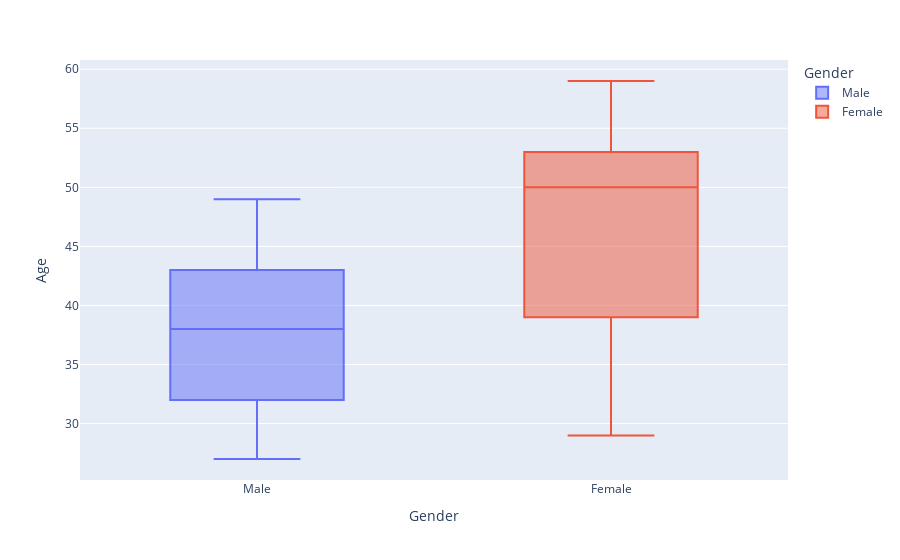
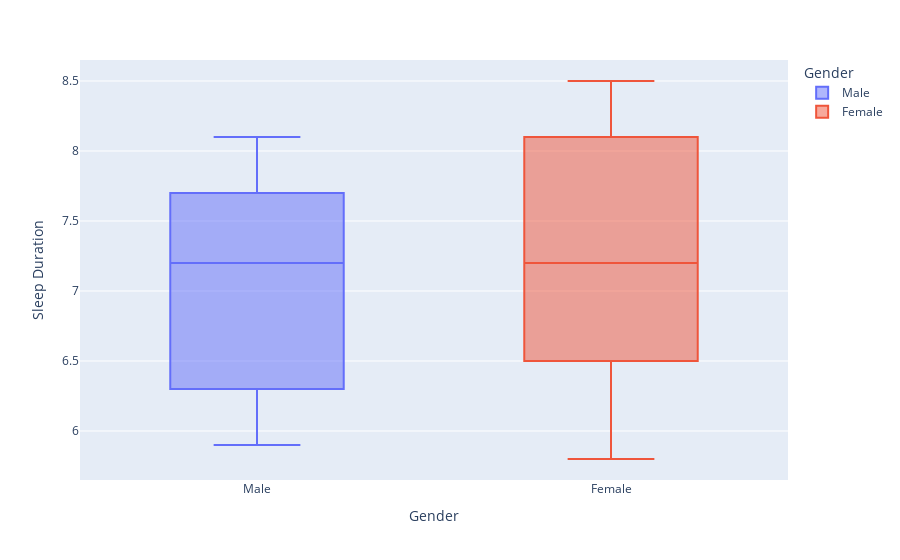
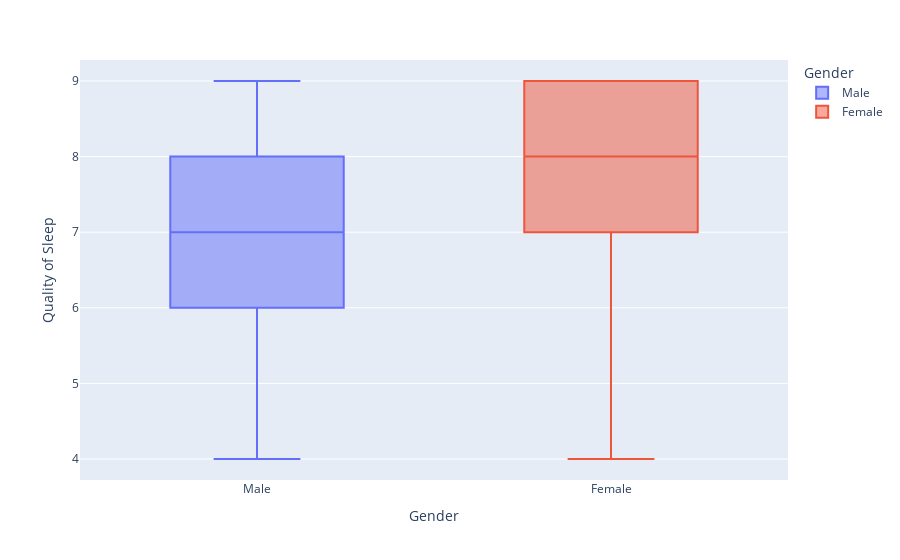
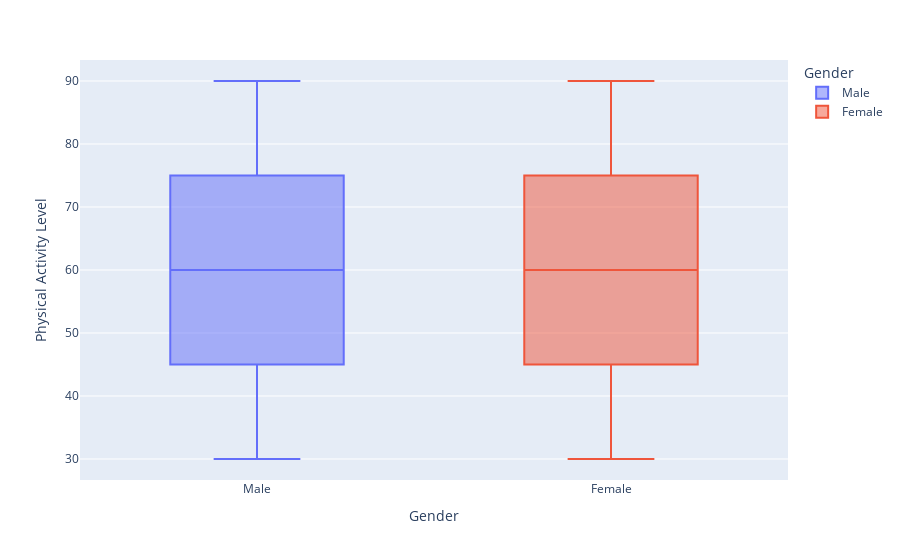

The notebook cell saved with these charts, in order:
### Code cell
# Checking outliers in all features
categorical_cols= ['BMI Category','Occupation','Sleep Disorder']
numeric_cols = ['Age', 'Sleep Duration','Quality of Sleep','Physical Activity Level','Stress Level', 'Heart Rate', 'Daily Steps']
All_cols_except_BP = ['Age', 'Occupation', 'Sleep Duration','Quality of Sleep','Physical Activity Level','Stress Level', 'BMI Category', 'Heart Rate', 'Daily Steps', 'Sleep Disorder']

for col in numeric_cols:
    fig=px.box(df, x='Gender', y=col, color='Gender')
    fig.show()

### Figure 1 — Plotly figure (JSON) as saved in the notebook; plotly's stock layout.template omitted (floating-point values rounded to 4 significant figures; data arrays with more than 128 entries replaced by an {"elided": "..."} marker saying what was removed)
{"data": [{"alignmentgroup": "True", "hovertemplate": "Gender=%{x}<br>Age=%{y}<extra></extra>", "legendgroup": "Male", "marker": {"color": "#636efa"}, "name": "Male", "notched": false, "offsetgroup": "Male", "orientation": "v", "showlegend": true, "type": "box", "x": {"elided": "189 str values"}, "x0": " ", "xaxis": "x", "y": {"elided": "189 int values"}, "y0": " ", "yaxis": "y"}, {"alignmentgroup": "True", "hovertemplate": "Gender=%{x}<br>Age=%{y}<extra></extra>", "legendgroup": "Female", "marker": {"color": "#EF553B"}, "name": "Female", "notched": false, "offsetgroup": "Female", "orientation": "v", "showlegend": true, "type": "box", "x": {"elided": "185 str values"}, "x0": " ", "xaxis": "x", "y": {"elided": "185 int values"}, "y0": " ", "yaxis": "y"}], "layout": {"boxmode": "overlay", "legend": {"title": {"text": "Gender"}, "tracegroupgap": 0}, "margin": {"t": 60}, "xaxis": {"anchor": "y", "categoryarray": ["Male", "Female"], "categoryorder": "array", "domain": [0, 1], "title": {"text": "Gender"}}, "yaxis": {"anchor": "x", "domain": [0, 1], "title": {"text": "Age"}}}}

### Figure 2 — Plotly figure (JSON) as saved in the notebook; plotly's stock layout.template omitted (floating-point values rounded to 4 significant figures; data arrays with more than 128 entries replaced by an {"elided": "..."} marker saying what was removed)
{"data": [{"alignmentgroup": "True", "hovertemplate": "Gender=%{x}<br>Sleep Duration=%{y}<extra></extra>", "legendgroup": "Male", "marker": {"color": "#636efa"}, "name": "Male", "notched": false, "offsetgroup": "Male", "orientation": "v", "showlegend": true, "type": "box", "x": {"elided": "189 str values"}, "x0": " ", "xaxis": "x", "y": {"elided": "189 float values"}, "y0": " ", "yaxis": "y"}, {"alignmentgroup": "True", "hovertemplate": "Gender=%{x}<br>Sleep Duration=%{y}<extra></extra>", "legendgroup": "Female", "marker": {"color": "#EF553B"}, "name": "Female", "notched": false, "offsetgroup": "Female", "orientation": "v", "showlegend": true, "type": "box", "x": {"elided": "185 str values"}, "x0": " ", "xaxis": "x", "y": {"elided": "185 float values"}, "y0": " ", "yaxis": "y"}], "layout": {"boxmode": "overlay", "legend": {"title": {"text": "Gender"}, "tracegroupgap": 0}, "margin": {"t": 60}, "xaxis": {"anchor": "y", "categoryarray": ["Male", "Female"], "categoryorder": "array", "domain": [0, 1], "title": {"text": "Gender"}}, "yaxis": {"anchor": "x", "domain": [0, 1], "title": {"text": "Sleep Duration"}}}}

### Figure 3 — Plotly figure (JSON) as saved in the notebook; plotly's stock layout.template omitted (floating-point values rounded to 4 significant figures; data arrays with more than 128 entries replaced by an {"elided": "..."} marker saying what was removed)
{"data": [{"alignmentgroup": "True", "hovertemplate": "Gender=%{x}<br>Quality of Sleep=%{y}<extra></extra>", "legendgroup": "Male", "marker": {"color": "#636efa"}, "name": "Male", "notched": false, "offsetgroup": "Male", "orientation": "v", "showlegend": true, "type": "box", "x": {"elided": "189 str values"}, "x0": " ", "xaxis": "x", "y": {"elided": "189 int values"}, "y0": " ", "yaxis": "y"}, {"alignmentgroup": "True", "hovertemplate": "Gender=%{x}<br>Quality of Sleep=%{y}<extra></extra>", "legendgroup": "Female", "marker": {"color": "#EF553B"}, "name": "Female", "notched": false, "offsetgroup": "Female", "orientation": "v", "showlegend": true, "type": "box", "x": {"elided": "185 str values"}, "x0": " ", "xaxis": "x", "y": {"elided": "185 int values"}, "y0": " ", "yaxis": "y"}], "layout": {"boxmode": "overlay", "legend": {"title": {"text": "Gender"}, "tracegroupgap": 0}, "margin": {"t": 60}, "xaxis": {"anchor": "y", "categoryarray": ["Male", "Female"], "categoryorder": "array", "domain": [0, 1], "title": {"text": "Gender"}}, "yaxis": {"anchor": "x", "domain": [0, 1], "title": {"text": "Quality of Sleep"}}}}

### Figure 4 — Plotly figure (JSON) as saved in the notebook; plotly's stock layout.template omitted (floating-point values rounded to 4 significant figures; data arrays with more than 128 entries replaced by an {"elided": "..."} marker saying what was removed)
{"data": [{"alignmentgroup": "True", "hovertemplate": "Gender=%{x}<br>Physical Activity Level=%{y}<extra></extra>", "legendgroup": "Male", "marker": {"color": "#636efa"}, "name": "Male", "notched": false, "offsetgroup": "Male", "orientation": "v", "showlegend": true, "type": "box", "x": {"elided": "189 str values"}, "x0": " ", "xaxis": "x", "y": {"elided": "189 int values"}, "y0": " ", "yaxis": "y"}, {"alignmentgroup": "True", "hovertemplate": "Gender=%{x}<br>Physical Activity Level=%{y}<extra></extra>", "legendgroup": "Female", "marker": {"color": "#EF553B"}, "name": "Female", "notched": false, "offsetgroup": "Female", "orientation": "v", "showlegend": true, "type": "box", "x": {"elided": "185 str values"}, "x0": " ", "xaxis": "x", "y": {"elided": "185 int values"}, "y0": " ", "yaxis": "y"}], "layout": {"boxmode": "overlay", "legend": {"title": {"text": "Gender"}, "tracegroupgap": 0}, "margin": {"t": 60}, "xaxis": {"anchor": "y", "categoryarray": ["Male", "Female"], "categoryorder": "array", "domain": [0, 1], "title": {"text": "Gender"}}, "yaxis": {"anchor": "x", "domain": [0, 1], "title": {"text": "Physical Activity Level"}}}}
